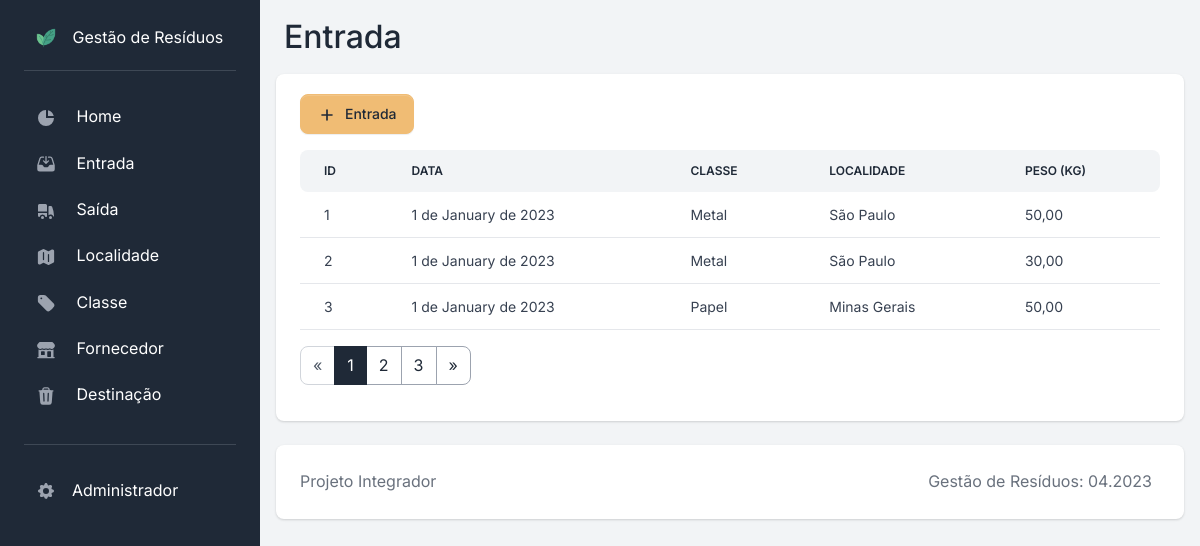
The app's page /entrada/, older data.
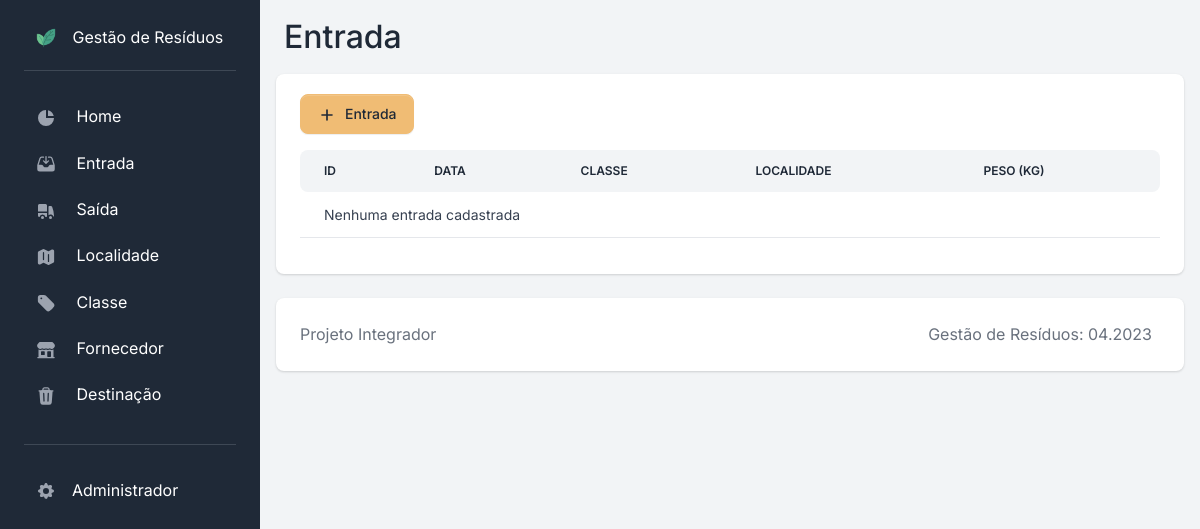
The same page, newer data.
### apps/entrada/models.py (models this page shows, shortened)
class Entrada(models.Model):
    id_entrada = models.AutoField(primary_key=True)
    dt_entrada = models.DateField(null=False, blank=False)
    id_classe = models.ForeignKey(
        Classe, models.DO_NOTHING, db_column="id_classe"
    )
    id_localidade = models.ForeignKey(
        Localidade, models.DO_NOTHING, db_column="id_localidade"
    )
    peso = models.DecimalField(
        max_digits=10, decimal_places=2, default=0, null=False, blank=False
    )
    class Meta:
        db_table = "entrada"

### apps/classe/models.py (models this page shows)
class Classe(models.Model):
    id_classe = models.AutoField(primary_key=True)
    nome = models.CharField(max_length=50, null=False, blank=False)
    def __str__(self):
        return f"{self.nome}"
    class Meta:
        db_table = "classe"
        verbose_name = "Classe"
        verbose_name_plural = "Classes"

### apps/localidade/models.py (models this page shows)
class Localidade(models.Model):
    id_localidade = models.AutoField(primary_key=True)
    nome = models.CharField(max_length=50, blank=False, null=False)
    def __str__(self):
        return f"{self.nome}"
    class Meta:
        db_table = "localidade"
        verbose_name = "Localidade"
        verbose_name_plural = "Localidades"

### apps/entrada/views.py (the view)
# urls.py: path("", views.entrada.as_view(), name="entrada"),
class entrada(FilterView):
    model = Entrada
    context_object_name = "entradas"
    template_name = "entrada/entrada.html"
    paginate_by = 3

### templates/entrada/entrada.html
{% extends "base.html" %}
{% block title %}
    Entrada
{% endblock title %}
{% block content %}
<section class="card border-0 shadow">
    <div class="card-body">
        <div class="d-flex justify-content-start">
            <a href="{% url 'entrada_cadastro' %}">
                <button type="button" class="btn btn-secondary mb-3">
                    <svg class="icon icon-xs me-2" fill="none" stroke="currentColor" viewBox="0 0 24 24"
                        xmlns="http://www.w3.org/2000/svg">
                        <path stroke-linecap="round" stroke-linejoin="round" stroke-width="2"
                            d="M12 6v6m0 0v6m0-6h6m-6 0H6"></path>
                    </svg>Entrada
                </button>
            </a>
        </div>
        <div class="table-responsive">
            <table class="table table-centered mb-0 rounded">
                <thead class="thead-light">
                    <tr>
                        <th class="border-0 rounded-start">ID</th>
                        <th class="border-0">Data</th>
                        <th class="border-0">Classe</th>
                        <th class="border-0">Localidade</th>
                        <th class="border-0 rounded-end">Peso (kg)</th>
                    </tr>
                </thead>
                <tbody>
                    {% for entrada in entradas %}
                    <tr>
                        <td>{{ entrada.id_entrada }}</td>
                        <td>{{ entrada.dt_entrada }}</td>
                        <td>{{ entrada.id_classe }}</td>
                        <td>{{ entrada.id_localidade }}</td>
                        <td>{{ entrada.peso }}</td>
                    </tr>
                    {% empty %}
                    <tr>
                        <td colspan="5">Nenhuma entrada cadastrada</td>
                    </tr>
                    {% endfor %}
                </tbody>
            </table>
        </div>
        <div class="mt-3 d-flex justify-content-start">
            {% if page_obj.has_other_pages %}
            <ul class="pagination ">
                {% if page_obj.has_previous %}
                <li class="page-item">
                    <a class="page-link" href="?page=1">&laquo;</a>
                </li>
                {% else %}
                <li class="page-item disabled">
                    <a class="page-link" href="#">&laquo;</a>
                </li>
                {% endif %}
                {% for i in page_obj.paginator.page_range %}
                {% if page_obj.number == i %}
                <li class="page-item active">
                    <a class="page-link" href="?page={{ i }}">{{ i }}</a>
                </li>
                {% else %}
                <li class="page-item">
                    <a class="page-link" href="?page={{ i }}">{{ i }}</a>
                </li>
                {% endif %}
                {% endfor %}
                {% if page_obj.has_next %}
                <li class="page-item">
                    <a class="page-link" href="?page={{ page_obj.paginator.num_pages }}">&raquo;</a>
                </li>
                {% else %}
                <li class="page-item disabled">
                    <a class="page-link" href="#">&raquo;</a>
                </li>
                {% endif %}
            </ul>
            {% endif %}
        </div>
    </div>
</section>
{% endblock content %}

Row changes from the older to the newer data that the page shows:
removed Entrada: id_entrada "1", dt_entrada "1 de January de 2023", id_classe "Metal", id_localidade "São Paulo", peso "50,00"
removed Entrada: id_entrada "2", dt_entrada "1 de January de 2023", id_classe "Metal", id_localidade "São Paulo", peso "30,00"
removed Entrada: id_entrada "3", dt_entrada "1 de January de 2023", id_classe "Papel", id_localidade "Minas Gerais", peso "50,00"
Text that changed along with them:
text now shown: "Nenhuma entrada cadastrada"
list line gone: "1"
list line gone: "2"
list line gone: "3"
